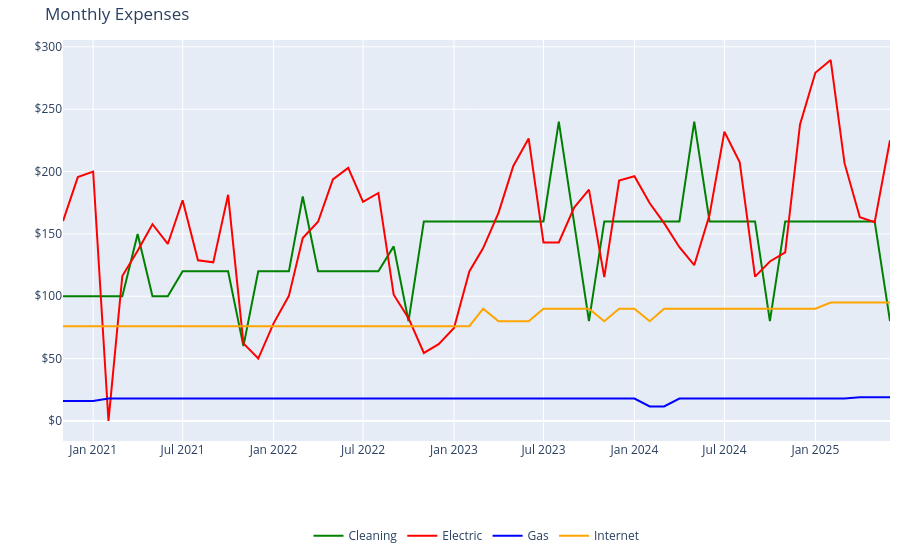

The code cell stored with this chart in its notebook:
### Markdown cell above
<hr>

### Code cell
import warnings

# uppress specific FutureWarning
warnings.filterwarnings("ignore", category=FutureWarning)

# group by year, month, and expense type, then sum Amount
monthly_expense_amount = (
    df.groupby([df["Date"].dt.to_period("M"), "Expense"])["Amount"].sum().reset_index()
)
monthly_expense_amount["Date"] = monthly_expense_amount["Date"].astype(
    str
)  # convert to string for Plotly

# plot
fig = px.line(
    monthly_expense_amount,
    x="Date",
    y="Amount",
    color="Expense",
    color_discrete_map=color_palette,
    title="Monthly Expenses",
    labels={
        "Date": "Month and Year",
        "Amount": "Amount ($)",
        "Expense": "",
    },
    hover_data={"Expense": True},
)

# format y-axis to show currency
fig.update_traces(
    hovertemplate="Month and Year: %{x}<br>Amount: $%{y:.2f}<br>Expense Type: %{customdata}"
)


# format for mobile
fig.update_layout(
    xaxis=dict(title=""),
    yaxis=dict(
        title="",
        tickprefix="$",
    ),
    margin=dict(
        t=40,
        b=30,
        l=10,
        r=10,
    ),
    legend=dict(
        orientation="h",
        x=0.5,
        xanchor="center",
        y=-0.2,
    ),
)

fig.show()

### Figure 1 — Plotly figure (JSON) as saved in the notebook; plotly's stock layout.template omitted (floating-point values rounded to 4 significant figures)
{"data": [{"customdata": [["Cleaning"], ["Cleaning"], ["Cleaning"], ["Cleaning"], ["Cleaning"], ["Cleaning"], ["Cleaning"], ["Cleaning"], ["Cleaning"], ["Cleaning"], ["Cleaning"], ["Cleaning"], ["Cleaning"], ["Cleaning"], ["Cleaning"], ["Cleaning"], ["Cleaning"], ["Cleaning"], ["Cleaning"], ["Cleaning"], ["Cleaning"], ["Cleaning"], ["Cleaning"], ["Cleaning"], ["Cleaning"], ["Cleaning"], ["Cleaning"], ["Cleaning"], ["Cleaning"], ["Cleaning"], ["Cleaning"], ["Cleaning"], ["Cleaning"], ["Cleaning"], ["Cleaning"], ["Cleaning"], ["Cleaning"], ["Cleaning"], ["Cleaning"], ["Cleaning"], ["Cleaning"], ["Cleaning"], ["Cleaning"], ["Cleaning"], ["Cleaning"], ["Cleaning"], ["Cleaning"], ["Cleaning"], ["Cleaning"], ["Cleaning"], ["Cleaning"], ["Cleaning"], ["Cleaning"], ["Cleaning"], ["Cleaning"], ["Cleaning"]], "hovertemplate": "Month and Year: %{x}<br>Amount: $%{y:.2f}<br>Expense Type: %{customdata}", "legendgroup": "Cleaning", "line": {"color": "green", "dash": "solid"}, "marker": {"symbol": "circle"}, "mode": "lines", "name": "Cleaning", "orientation": "v", "showlegend": true, "type": "scatter", "x": ["2020-11", "2020-12", "2021-01", "2021-02", "2021-03", "2021-04", "2021-05", "2021-06", "2021-07", "2021-08", "2021-09", "2021-10", "2021-11", "2021-12", "2022-01", "2022-02", "2022-03", "2022-04", "2022-05", "2022-06", "2022-07", "2022-08", "2022-09", "2022-10", "2022-11", "2022-12", "2023-01", "2023-02", "2023-03", "2023-04", "2023-05", "2023-06", "2023-07", "2023-08", "2023-09", "2023-10", "2023-11", "2023-12", "2024-01", "2024-02", "2024-03", "2024-04", "2024-05", "2024-06", "2024-07", "2024-08", "2024-09", "2024-10", "2024-11", "2024-12", "2025-01", "2025-02", "2025-03", "2025-04", "2025-05", "2025-06"], "xaxis": "x", "y": [100, 100, 100, 100, 100, 150, 100, 100, 120, 120, 120, 120, 60, 120, 120, 120, 180, 120, 120, 120, 120, 120, 140, 80, 160, 160, 160, 160, 160, 160, 160, 160, 160, 240, 160, 80, 160, 160, 160, 160, 160, 160, 240, 160, 160, 160, 160, 80, 160, 160, 160, 160, 160, 160, 160, 80], "yaxis": "y"}, {"customdata": [["Electric"], ["Electric"], ["Electric"], ["Electric"], ["Electric"], ["Electric"], ["Electric"], ["Electric"], ["Electric"], ["Electric"], ["Electric"], ["Electric"], ["Electric"], ["Electric"], ["Electric"], ["Electric"], ["Electric"], ["Electric"], ["Electric"], ["Electric"], ["Electric"], ["Electric"], ["Electric"], ["Electric"], ["Electric"], ["Electric"], ["Electric"], ["Electric"], ["Electric"], ["Electric"], ["Electric"], ["Electric"], ["Electric"], ["Electric"], ["Electric"], ["Electric"], ["Electric"], ["Electric"], ["Electric"], ["Electric"], ["Electric"], ["Electric"], ["Electric"], ["Electric"], ["Electric"], ["Electric"], ["Electric"], ["Electric"], ["Electric"], ["Electric"], ["Electric"], ["Electric"], ["Electric"], ["Electric"], ["Electric"], ["Electric"]], "hovertemplate": "Month and Year: %{x}<br>Amount: $%{y:.2f}<br>Expense Type: %{customdata}", "legendgroup": "Electric", "line": {"color": "red", "dash": "solid"}, "marker": {"symbol": "circle"}, "mode": "lines", "name": "Electric", "orientation": "v", "showlegend": true, "type": "scatter", "x": ["2020-11", "2020-12", "2021-01", "2021-02", "2021-03", "2021-04", "2021-05", "2021-06", "2021-07", "2021-08", "2021-09", "2021-10", "2021-11", "2021-12", "2022-01", "2022-02", "2022-03", "2022-04", "2022-05", "2022-06", "2022-07", "2022-08", "2022-09", "2022-10", "2022-11", "2022-12", "2023-01", "2023-02", "2023-03", "2023-04", "2023-05", "2023-06", "2023-07", "2023-08", "2023-09", "2023-10", "2023-11", "2023-12", "2024-01", "2024-02", "2024-03", "2024-04", "2024-05", "2024-06", "2024-07", "2024-08", "2024-09", "2024-10", "2024-11", "2024-12", "2025-01", "2025-02", "2025-03", "2025-04", "2025-05", "2025-06"], "xaxis": "x", "y": [160.3, 195.5, 200, 0, 116.2, 136.5, 157.7, 141.9, 176.9, 128.8, 127.2, 181.4, 62.2, 50.04, 78.24, 100.3, 146.7, 159.7, 193.7, 203.0, 175.7, 182.8, 101.2, 82.46, 54.51, 61.62, 74.53, 119.8, 138.7, 166.8, 204.4, 226.6, 143.2, 143.2, 171.1, 185.5, 115.3, 192.8, 196.3, 174.6, 158.6, 139.3, 124.9, 165.3, 231.9, 207.4, 115.7, 127.9, 135.2, 237.8, 279.2, 289.4, 206.7, 163.3, 159.3, 225.1], "yaxis": "y"}, {"customdata": [["Gas"], ["Gas"], ["Gas"], ["Gas"], ["Gas"], ["Gas"], ["Gas"], ["Gas"], ["Gas"], ["Gas"], ["Gas"], ["Gas"], ["Gas"], ["Gas"], ["Gas"], ["Gas"], ["Gas"], ["Gas"], ["Gas"], ["Gas"], ["Gas"], ["Gas"], ["Gas"], ["Gas"], ["Gas"], ["Gas"], ["Gas"], ["Gas"], ["Gas"], ["Gas"], ["Gas"], ["Gas"], ["Gas"], ["Gas"], ["Gas"], ["Gas"], ["Gas"], ["Gas"], ["Gas"], ["Gas"], ["Gas"], ["Gas"], ["Gas"], ["Gas"], ["Gas"], ["Gas"], ["Gas"], ["Gas"], ["Gas"], ["Gas"], ["Gas"], ["Gas"], ["Gas"], ["Gas"], ["Gas"], ["Gas"]], "hovertemplate": "Month and Year: %{x}<br>Amount: $%{y:.2f}<br>Expense Type: %{customdata}", "legendgroup": "Gas", "line": {"color": "blue", "dash": "solid"}, "marker": {"symbol": "circle"}, "mode": "lines", "name": "Gas", "orientation": "v", "showlegend": true, "type": "scatter", "x": ["2020-11", "2020-12", "2021-01", "2021-02", "2021-03", "2021-04", "2021-05", "2021-06", "2021-07", "2021-08", "2021-09", "2021-10", "2021-11", "2021-12", "2022-01", "2022-02", "2022-03", "2022-04", "2022-05", "2022-06", "2022-07", "2022-08", "2022-09", "2022-10", "2022-11", "2022-12", "2023-01", "2023-02", "2023-03", "2023-04", "2023-05", "2023-06", "2023-07", "2023-08", "2023-09", "2023-10", "2023-11", "2023-12", "2024-01", "2024-02", "2024-03", "2024-04", "2024-05", "2024-06", "2024-07", "2024-08", "2024-09", "2024-10", "2024-11", "2024-12", "2025-01", "2025-02", "2025-03", "2025-04", "2025-05", "2025-06"], "xaxis": "x", "y": [16, 16, 16, 18, 18, 18, 18, 18, 18, 18, 18, 18, 18, 18, 18, 18, 18, 18, 18, 18, 18, 18, 18, 18, 18, 18, 18, 18, 18, 18, 18, 18, 18, 18, 18, 18, 18, 18, 18, 11.66, 11.66, 18, 18, 18, 18, 18, 18, 18, 18, 18, 18, 18, 18, 19, 19, 19], "yaxis": "y"}, {"customdata": [["Internet"], ["Internet"], ["Internet"], ["Internet"], ["Internet"], ["Internet"], ["Internet"], ["Internet"], ["Internet"], ["Internet"], ["Internet"], ["Internet"], ["Internet"], ["Internet"], ["Internet"], ["Internet"], ["Internet"], ["Internet"], ["Internet"], ["Internet"], ["Internet"], ["Internet"], ["Internet"], ["Internet"], ["Internet"], ["Internet"], ["Internet"], ["Internet"], ["Internet"], ["Internet"], ["Internet"], ["Internet"], ["Internet"], ["Internet"], ["Internet"], ["Internet"], ["Internet"], ["Internet"], ["Internet"], ["Internet"], ["Internet"], ["Internet"], ["Internet"], ["Internet"], ["Internet"], ["Internet"], ["Internet"], ["Internet"], ["Internet"], ["Internet"], ["Internet"], ["Internet"], ["Internet"], ["Internet"], ["Internet"], ["Internet"]], "hovertemplate": "Month and Year: %{x}<br>Amount: $%{y:.2f}<br>Expense Type: %{customdata}", "legendgroup": "Internet", "line": {"color": "orange", "dash": "solid"}, "marker": {"symbol": "circle"}, "mode": "lines", "name": "Internet", "orientation": "v", "showlegend": true, "type": "scatter", "x": ["2020-11", "2020-12", "2021-01", "2021-02", "2021-03", "2021-04", "2021-05", "2021-06", "2021-07", "2021-08", "2021-09", "2021-10", "2021-11", "2021-12", "2022-01", "2022-02", "2022-03", "2022-04", "2022-05", "2022-06", "2022-07", "2022-08", "2022-09", "2022-10", "2022-11", "2022-12", "2023-01", "2023-02", "2023-03", "2023-04", "2023-05", "2023-06", "2023-07", "2023-08", "2023-09", "2023-10", "2023-11", "2023-12", "2024-01", "2024-02", "2024-03", "2024-04", "2024-05", "2024-06", "2024-07", "2024-08", "2024-09", "2024-10", "2024-11", "2024-12", "2025-01", "2025-02", "2025-03", "2025-04", "2025-05", "2025-06"], "xaxis": "x", "y": [76, 76, 76, 76, 76, 76, 76, 76, 76, 76, 76, 76, 76, 76, 76, 76, 76, 76, 76, 76, 76, 76, 76, 76, 76, 76, 76, 76, 89.99, 79.99, 79.99, 79.99, 89.99, 89.99, 89.99, 89.99, 79.99, 89.99, 89.99, 79.99, 89.99, 89.99, 89.99, 89.99, 89.99, 89.99, 89.99, 89.99, 89.99, 89.99, 89.99, 94.99, 94.99, 94.99, 94.99, 94.99], "yaxis": "y"}], "layout": {"legend": {"orientation": "h", "title": {"text": ""}, "tracegroupgap": 0, "x": 0.5, "xanchor": "center", "y": -0.2}, "margin": {"b": 30, "l": 10, "r": 10, "t": 40}, "title": {"text": "Monthly Expenses"}, "xaxis": {"anchor": "y", "domain": [0, 1], "title": {"text": ""}}, "yaxis": {"anchor": "x", "domain": [0, 1], "tickprefix": "$", "title": {"text": ""}}}}
